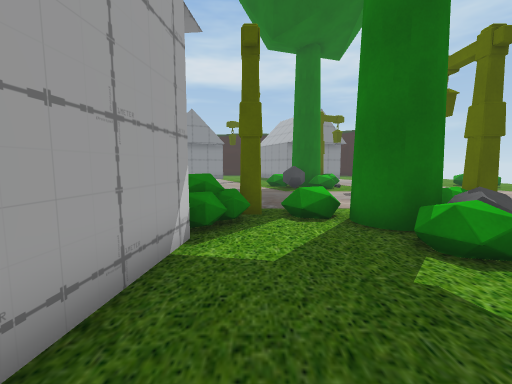
view 1 (above)

22 first-person views from a walk through a 3-D level made in the Unity game engine. The camera is 1.3 m above the floor, tilts 6° down and sees 90° across. The floor is counted in squares, 1 m on a side. Each view is taken from the middle of a square. On the plan, view 1 faces up. The plan holds only what a view shows up to about 13 squares ahead; the rest is blank. The place goes on beyond the plan.

view 2
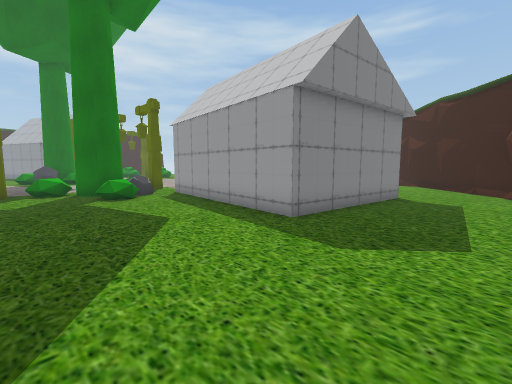

view 3
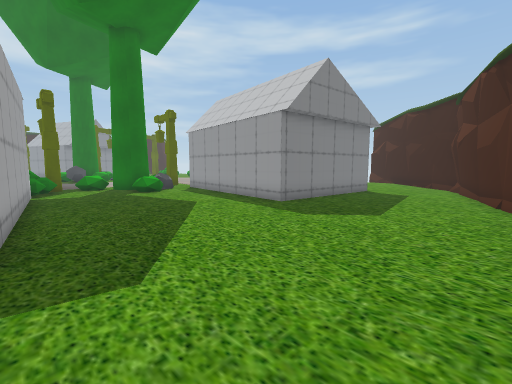

view 4
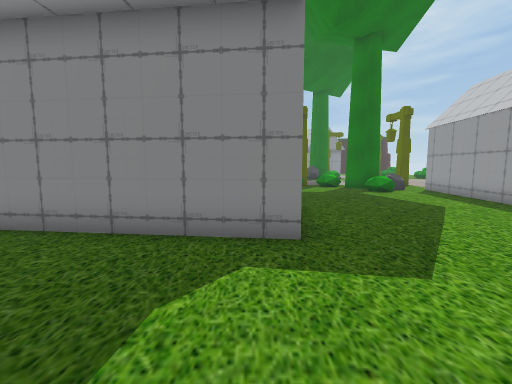

view 5
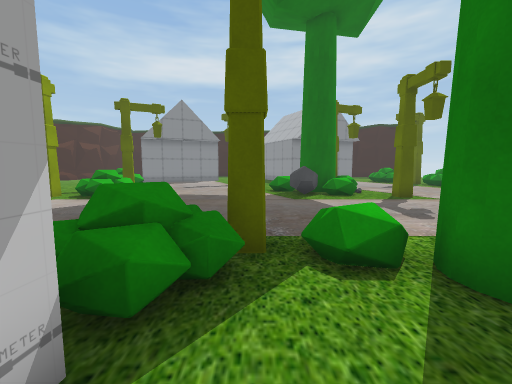

view 6
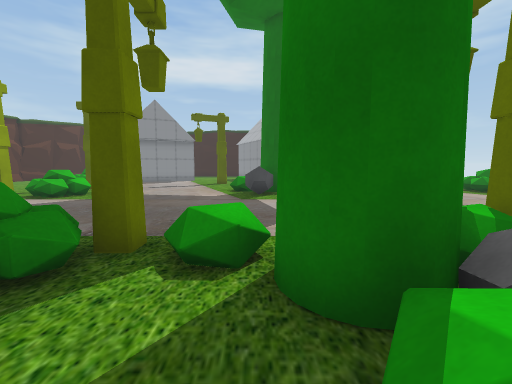

view 7
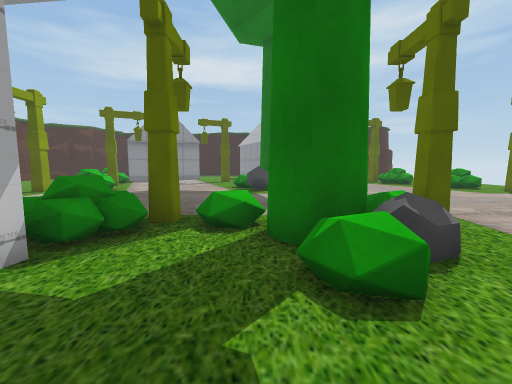

view 8
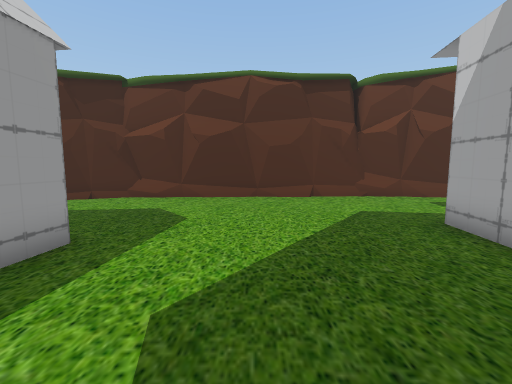

view 9
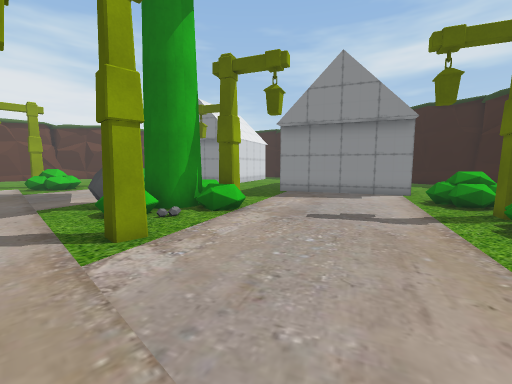

view 10
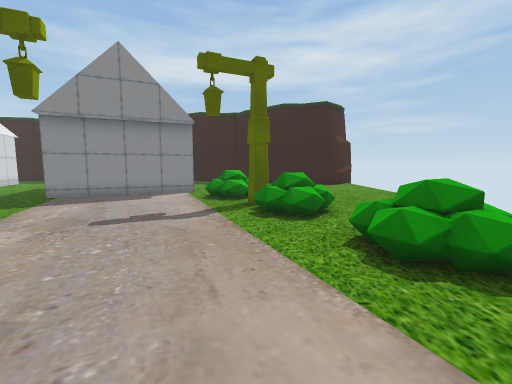

view 11
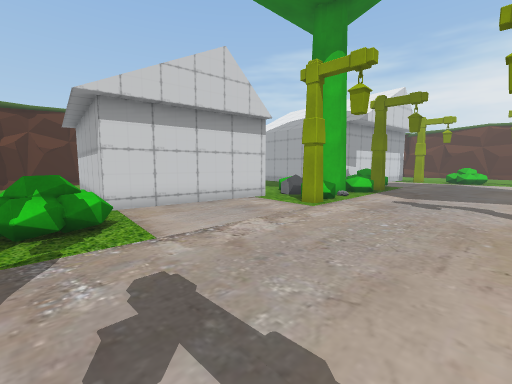

view 12
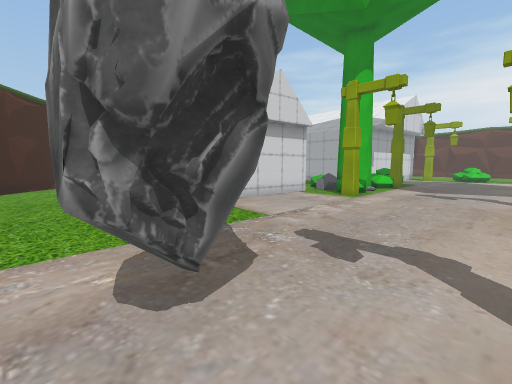

view 13
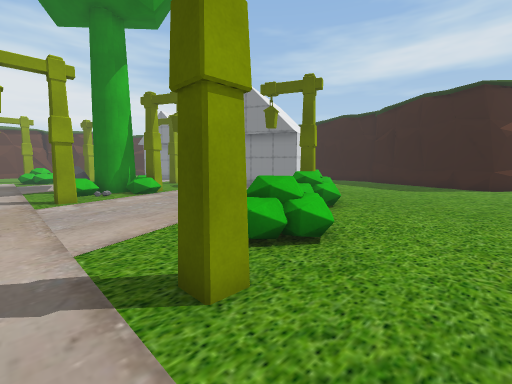

view 14
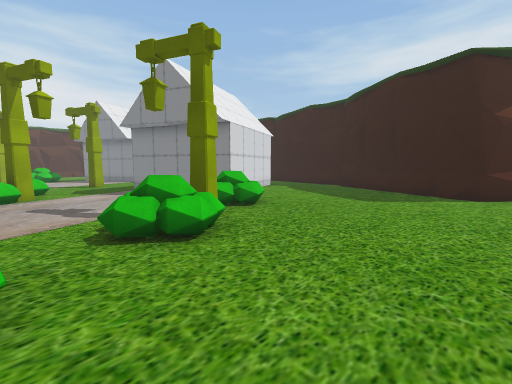

view 15
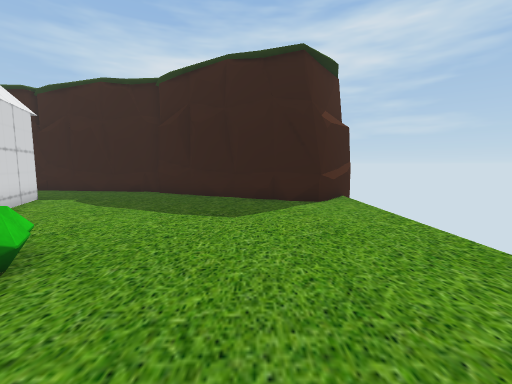

view 16
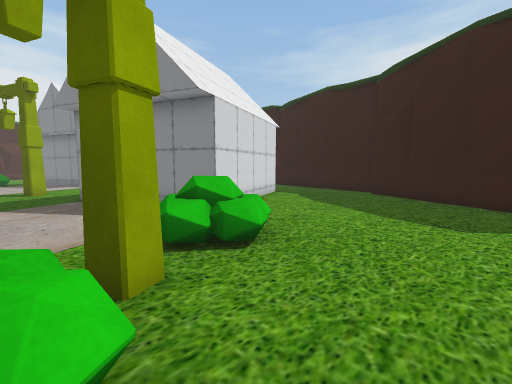

view 17
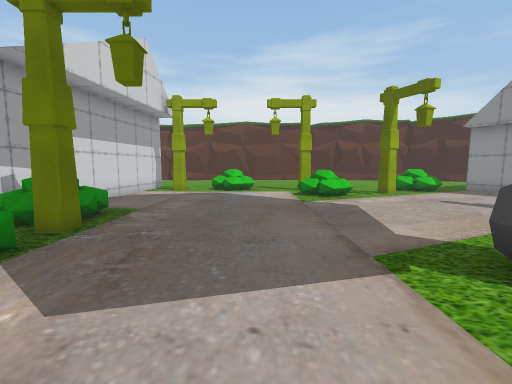

view 18
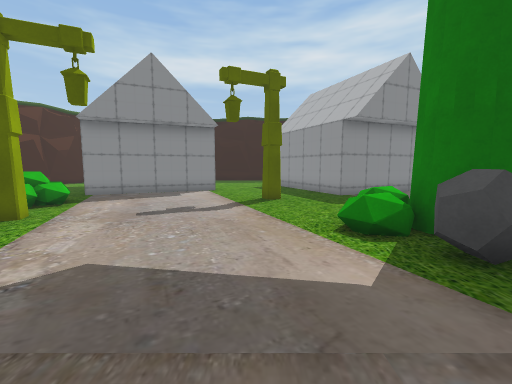

view 19
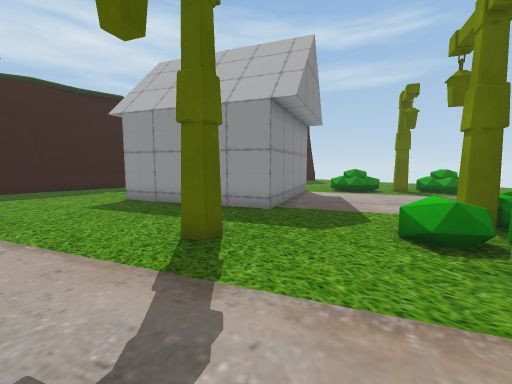

view 20
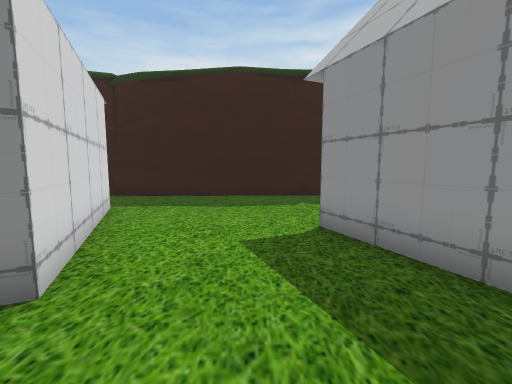

view 21
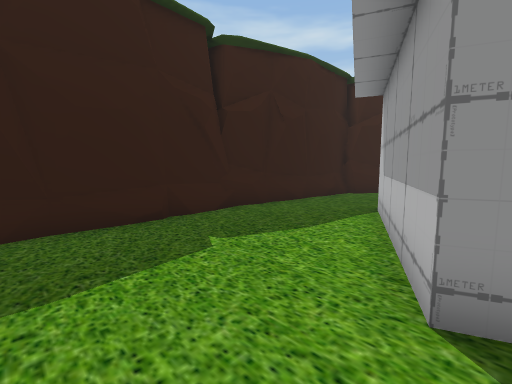

view 22
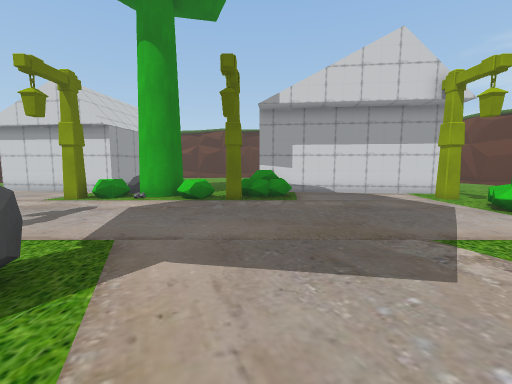

### Floor plan
Points are (right, up) in squares from view 1. A wall is a line through its corners. A room is listed if a view was taken in it or the views show most of it. See-through windows are left out.
Room 1 (views 1, 2, 3, 4, 5, 6, 7, 8, 9, 10, 11, 12, 13, 14, 15, 16, 17, 18, 19, 20, 21, 22)
walls: (2.7, 22.1) (0.4, 27.4) (5.7, 29.7) (8, 24.4) (2.7, 22.1); (-8.6, 5.3) (-1.2, 4.5) (-2.2, -4.6) (-8.1, -3.9); (11.1, -3.9) (5.1, -3.2) (6, 4.6) (12, 3.9) (11.1, -3.6); (16.1, -4.5) (16.6, -4.2) (16.9, -3.6); (11.7, 30.9) (11.2, 31.3) (10.4, 31.5); (10.6, 31.3) (9.4, 32.1); (14.2, 29.9) (11.7, 30.7); (14.7, 29.7) (9.4, 32.1); (14.7, 29.8) (14.1, 29.9); (13.3, 30.5) (12.5, 30.7); (11.1, 31.4) (9.4, 32.3) (9.4, 32.7) (8.3, 32.7); (14.7, -6) (15.3, -5.5); (-5.4, 29.7) (-3.1, 24.4) (-8.5, 22); (6.8, 32.5) (5.5, 32.6); (16.3, 29.2) (14.4, 29.8); (11.5, -7.6) (12.4, -7.3); (8.6, 32.4) (6.8, 32.8); (5.4, 32.8) (4, 33.3); (10.5, -8.1) (13.8, -7.1) (16.9, -3.6); (8.5, 32.6) (2.7, 33.3); (5.6, 32.9) (3, 33.4); (9.6, 32.4) (7.8, 32.5); (10.4, -8.3) (10.8, -7.8); (8.6, 32.7) (7.9, 32.6); (8.2, -8.8) (9.3, -8.5); (8.3, -8.9) (9.6, -8.2); (4.7, 33.2) (-7.2, 32.8); (16.9, 29.7) (16.4, 29.2); (3.1, -9.3) (4.6, -9.3) (5, -9.5) (5.9, -9.3); (2.9, 33.3) (2.5, 33.2); (0.8, 33.1) (-0.1, 32.9); (6.7, -9.5) (7.3, -9.1); (6.7, -9.5) (11.8, -7.3); (1.5, -9.3) (2.2, -9.5); (-1.1, 32.9) (-1.4, 33); (1.9, -9.6) (2.6, -9.3); (-1.6, 33) (-1.9, 32.9); (-0.6, -9.5) (7.1, -9.5); (-0.5, -9.6) (1, -9.3); (-4, 32.8) (-4.4, 33) (-5.5, 32.8); (17.6, 31) (16.4, 29.2); (17.8, 30.9) (16.3, 29.2) (15.9, 29.3); (-2.5, -9.8) (3.6, -9.2); (-3.9, -9.4) (-2.4, -9.8); (-2.6, -10) (-2.3, -9.8) (-1.8, -9.6); (-4.9, 33.1) (-7.2, 33); (-4.4, -9.4) (-4.1, -9.6) (-3.3, -9.5); (-4.5, -9.5) (-3.6, -9.8); (-5.8, -9.3) (-5.3, -9.3); (-5.9, -9.3) (-2.2, -9.9)
low walls: (14.5, 29.6) (13.1, 30.4); (15, 29.5) (14.7, 29.8); (7.9, 32.4) (6.7, 32.6); (7, 32.6) (6.3, 32.6); (5.9, 32.8) (5.2, 32.9); (4.1, 33) (2.9, 33.3); (3.3, 33.2) (2.7, 33.1); (1.5, 33) (0.8, 33.1); (0.8, 32.9) (-1.5, 33.1); (-1.4, 33) (-1.6, 33); (-3.5, 32.8) (-4.5, 33); (17.8, 31) (16.8, 29.5); (-5.2, 32.7) (-6.9, 32.9); (-6.3, 33.3) (-7, 33.4)
objects: lamp (-8, 7); bush (-8, 9) to (-8, 10); lamp (-8, 13); bush (-8, 19) to (-7, 20); lamp (-7, 17); bush (-6, 13) to (-6, 15); bush (-2, 5) to (-1, 7); lamp (-1, 21) to (0, 21); lamp (0, 7); bush (1, 7) to (2, 7); tree (2, 5) to (4, 7); rock (2, 14) to (3, 15); bush (2, 16); bush (3, 4); bush (3, 15) to (4, 15); tree (3, 16) to (4, 17); bush (3, 18); rock (4, 4); lamp (4, 17) to (4, 18); bush (5, 17); lamp (6, 7); lamp (6, 13) to (6, 14); bush (10, 22) to (11, 23); bush (11, 19) to (13, 20); lamp (11, 21); bush (14, 6); bush (14, 16) to (15, 17); lamp (15, 13) to (15, 14)

Positions as (right, up) in squares from view 1, and headings:
1: (0, 0), facing up
2: (0, -7), facing up-right
3: (-2, -9), facing up-right
4: (-3, -9), facing up
5: (0, 3), facing up
6: (2, 3), facing up
7: (2, 1), facing up
8: (2, 1), facing down
9: (11, 12), facing up-left
10: (11, 12), facing up
11: (14, 12), facing down-left
12: (17, 12), facing down-left
13: (17, 12), facing up-left
14: (17, 17), facing up-left
15: (14, 20), facing up
16: (14, 20), facing up-left
17: (5, 11), facing left
18: (-1, 11), facing up
19: (-3, 17), facing up-right
20: (-1, 22), facing up
21: (-2, 27), facing up-right
22: (-1, 17), facing down
